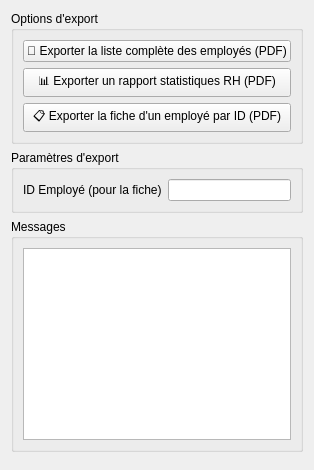
          <widget class="QWidget" name="tabExportPdf">
           <attribute name="title">
            <string>Export PDF</string>
           </attribute>
           <layout class="QVBoxLayout" name="vertical_export_pdf">
            <item>
             <widget class="QGroupBox" name="groupExportOptions">
              <property name="title">
               <string>Options d'export</string>
              </property>
              <layout class="QVBoxLayout" name="vExportOptions">
               <item>
                <widget class="QPushButton" name="btnExportListeComplete">
                 <property name="text">
                  <string>📄 Exporter la liste complète des employés (PDF)</string>
                 </property>
                 <property name="minimumHeight">
                  <number>50</number>
                 </property>
                </widget>
               </item>
               <item>
                <widget class="QPushButton" name="btnExportRapportRH">
                 <property name="text">
                  <string>📊 Exporter un rapport statistiques RH (PDF)</string>
                 </property>
                 <property name="minimumHeight">
                  <number>50</number>
                 </property>
                </widget>
               </item>
               <item>
                <widget class="QPushButton" name="btnExportFicheEmploye">
                 <property name="text">
                  <string>📋 Exporter la fiche d'un employé par ID (PDF)</string>
                 </property>
                 <property name="minimumHeight">
                  <number>50</number>
                 </property>
                </widget>
               </item>
              </layout>
             </widget>
            </item>
            <item>
             <widget class="QGroupBox" name="groupIdExport">
              <property name="title">
               <string>Paramètres d'export</string>
              </property>
              <layout class="QFormLayout" name="formIdExport">
               <item row="0" column="0">
                <widget class="QLabel" name="label_id_export">
                 <property name="text">
                  <string>ID Employé (pour la fiche)</string>
                 </property>
                </widget>
               </item>
               <item row="0" column="1">
                <widget class="QLineEdit" name="lineEdit_id_export" />
               </item>
              </layout>
             </widget>
            </item>
            <item>
             <widget class="QGroupBox" name="groupMessagesExport">
              <property name="title">
               <string>Messages</string>
              </property>
              <layout class="QVBoxLayout" name="vMessagesExport">
               <item>
                <widget class="QTextEdit" name="textEdit_export_messages">
                 <property name="readOnly">
                  <bool>true</bool>
                 </property>
                 <property name="maximumHeight">
                  <number>100</number>
                 </property>
                </widget>
               </item>
              </layout>
             </widget>
            </item>
            <item>
             <spacer name="verticalSpacer_export">
              <property name="orientation">
               <enum>Qt::Vertical</enum>
              </property>
             </spacer>
            </item>
           </layout>
          </widget>
